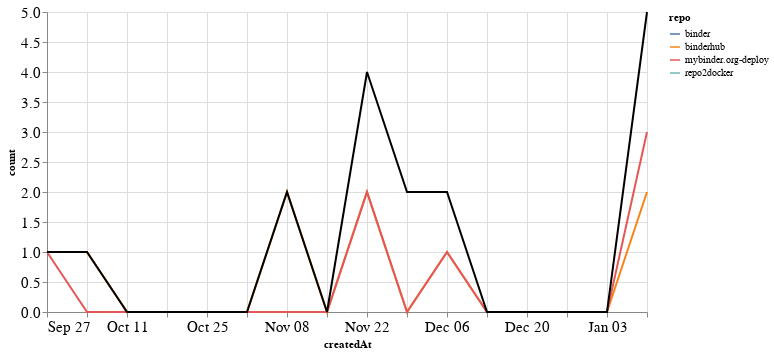

The code cell stored with this chart in its notebook:
### Markdown cell above
### PRs

### Code cell
prs_time = prs.groupby('repo').resample('W', on='createdAt').count()['author'].reset_index()
prs_time = prs_time.rename(columns={'author': 'count'})
prs_time_total = prs_time.groupby('createdAt').agg({"count": "sum"}).reset_index()

ch1 = alt.Chart(prs_time, width=600).mark_line().encode(
    x='createdAt',
    y='count',
    color='repo',
    tooltip="repo"
)

ch2 = alt.Chart(prs_time_total, width=600).mark_line(color="black").encode(
    x='createdAt',
    y='count',
)

ch1 + ch2

### Figure 1 — Vega-Lite specification as saved in the notebook (floating-point values rounded to 4 significant figures)
{"config": {"axisLeft": {"labelFontSize": 15}, "axisBottom": {"labelFontSize": 15}}, "layer": [{"data": {"name": "data-7be226ad137cc29bdd12b2a66b7dd292"}, "mark": "line", "encoding": {"color": {"type": "nominal", "field": "repo"}, "tooltip": {"type": "nominal", "field": "repo"}, "x": {"type": "temporal", "field": "createdAt"}, "y": {"type": "quantitative", "field": "count"}}, "width": 600}, {"data": {"name": "data-fe515b7a601103694b7799cc362f9006"}, "mark": {"type": "line", "color": "black"}, "encoding": {"x": {"type": "temporal", "field": "createdAt"}, "y": {"type": "quantitative", "field": "count"}}, "width": 600}], "$schema": "https://vega.github.io/schema/vega-lite/v4.8.1.json", "datasets": {"data-7be226ad137cc29bdd12b2a66b7dd292": [{"repo": "binder", "createdAt": "2020-11-29T00:00:00", "count": 1}, {"repo": "binderhub", "createdAt": "2020-10-04T00:00:00", "count": 1}, {"repo": "binderhub", "createdAt": "2020-10-11T00:00:00", "count": 0}, {"repo": "binderhub", "createdAt": "2020-10-18T00:00:00", "count": 0}, {"repo": "binderhub", "createdAt": "2020-10-25T00:00:00", "count": 0}, {"repo": "binderhub", "createdAt": "2020-11-01T00:00:00", "count": 0}, {"repo": "binderhub", "createdAt": "2020-11-08T00:00:00", "count": 2}, {"repo": "binderhub", "createdAt": "2020-11-15T00:00:00", "count": 0}, {"repo": "binderhub", "createdAt": "2020-11-22T00:00:00", "count": 2}, {"repo": "binderhub", "createdAt": "2020-11-29T00:00:00", "count": 0}, {"repo": "binderhub", "createdAt": "2020-12-06T00:00:00", "count": 1}, {"repo": "binderhub", "createdAt": "2020-12-13T00:00:00", "count": 0}, {"repo": "binderhub", "createdAt": "2020-12-20T00:00:00", "count": 0}, {"repo": "binderhub", "createdAt": "2020-12-27T00:00:00", "count": 0}, {"repo": "binderhub", "createdAt": "2021-01-03T00:00:00", "count": 0}, {"repo": "binderhub", "createdAt": "2021-01-10T00:00:00", "count": 2}, {"repo": "mybinder.org-deploy", "createdAt": "2020-09-27T00:00:00", "count": 1}, {"repo": "mybinder.org-deploy", "createdAt": "2020-10-04T00:00:00", "count": 0}, {"repo": "mybinder.org-deploy", "createdAt": "2020-10-11T00:00:00", "count": 0}, {"repo": "mybinder.org-deploy", "createdAt": "2020-10-18T00:00:00", "count": 0}, {"repo": "mybinder.org-deploy", "createdAt": "2020-10-25T00:00:00", "count": 0}, {"repo": "mybinder.org-deploy", "createdAt": "2020-11-01T00:00:00", "count": 0}, {"repo": "mybinder.org-deploy", "createdAt": "2020-11-08T00:00:00", "count": 0}, {"repo": "mybinder.org-deploy", "createdAt": "2020-11-15T00:00:00", "count": 0}, {"repo": "mybinder.org-deploy", "createdAt": "2020-11-22T00:00:00", "count": 2}, {"repo": "mybinder.org-deploy", "createdAt": "2020-11-29T00:00:00", "count": 0}, {"repo": "mybinder.org-deploy", "createdAt": "2020-12-06T00:00:00", "count": 1}, {"repo": "mybinder.org-deploy", "createdAt": "2020-12-13T00:00:00", "count": 0}, {"repo": "mybinder.org-deploy", "createdAt": "2020-12-20T00:00:00", "count": 0}, {"repo": "mybinder.org-deploy", "createdAt": "2020-12-27T00:00:00", "count": 0}, {"repo": "mybinder.org-deploy", "createdAt": "2021-01-03T00:00:00", "count": 0}, {"repo": "mybinder.org-deploy", "createdAt": "2021-01-10T00:00:00", "count": 3}, {"repo": "repo2docker", "createdAt": "2020-11-29T00:00:00", "count": 1}], "data-fe515b7a601103694b7799cc362f9006": [{"createdAt": "2020-09-27T00:00:00", "count": 1}, {"createdAt": "2020-10-04T00:00:00", "count": 1}, {"createdAt": "2020-10-11T00:00:00", "count": 0}, {"createdAt": "2020-10-18T00:00:00", "count": 0}, {"createdAt": "2020-10-25T00:00:00", "count": 0}, {"createdAt": "2020-11-01T00:00:00", "count": 0}, {"createdAt": "2020-11-08T00:00:00", "count": 2}, {"createdAt": "2020-11-15T00:00:00", "count": 0}, {"createdAt": "2020-11-22T00:00:00", "count": 4}, {"createdAt": "2020-11-29T00:00:00", "count": 2}, {"createdAt": "2020-12-06T00:00:00", "count": 2}, {"createdAt": "2020-12-13T00:00:00", "count": 0}, {"createdAt": "2020-12-20T00:00:00", "count": 0}, {"createdAt": "2020-12-27T00:00:00", "count": 0}, {"createdAt": "2021-01-03T00:00:00", "count": 0}, {"createdAt": "2021-01-10T00:00:00", "count": 5}]}}
